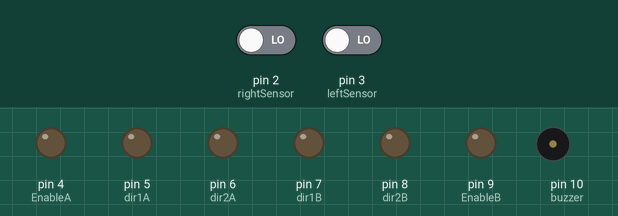
This sketch was run on a simulated Arduino Uno, built with avr-gcc and run on an emulated ATmega328P. On the bench: output pins drawn as LEDs (lit = HIGH), buzzer (waves = sounding, pin HIGH). The inputs (shaded band) are chosen by the test bench; at power-on: pin 2 (rightSensor) LOW, pin 3 (leftSensor) LOW.

Above: at 1.2 s.
1.3 s: pin 2 (rightSensor) driven HIGH
At 1.7 s:
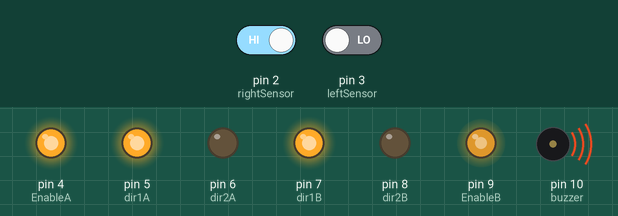
2.8 s: pin 3 (leftSensor) driven HIGH
At 4.0 s:
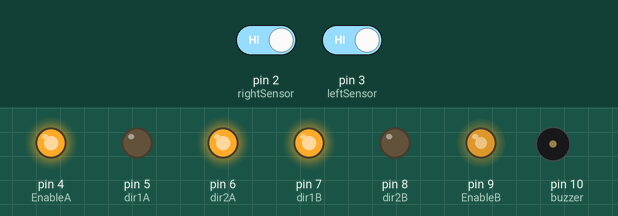
4.3 s: pin 2 (rightSensor) driven LOW
At 5.2 s:
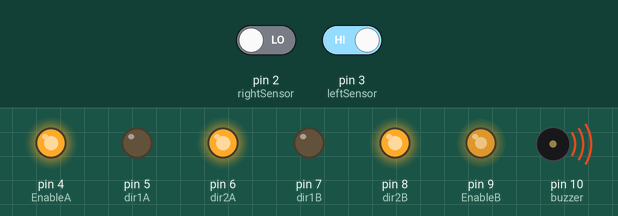
Timing chart, 0 to 7.3 s (numbered marks = the images above; inputs shaded):
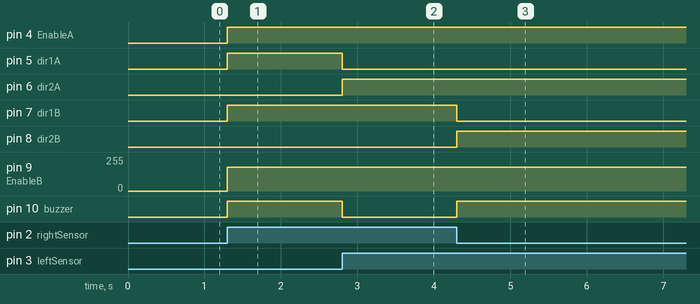

The sketch:

Code.ino
```cpp
#define rightSensor  2
#define leftSensor  3
#define EnableA  4
#define dir1A  5
#define dir2A  6
#define dir1B  7
#define dir2B  8
#define EnableB  9
#define buzzer 10


void setup() {
pinMode(rightSensor,INPUT);
pinMode(leftSensor,INPUT);
pinMode(EnableA,OUTPUT);
pinMode(dir1A,OUTPUT);
pinMode(dir2A,OUTPUT);
pinMode(EnableB,OUTPUT);
pinMode(dir1B,OUTPUT);
pinMode(dir2B,OUTPUT);
pinMode(buzzer,OUTPUT);
Serial.begin(9600);
}
void forward(int i){
  analogWrite(EnableA,i);
  digitalWrite(dir1A,LOW);
  digitalWrite(dir2A,HIGH);
  analogWrite(EnableB,i);
  digitalWrite(dir1B,HIGH);
  digitalWrite(dir2B,LOW);


}

void backward(int i){
  analogWrite(EnableA,i);
  digitalWrite(dir1A,HIGH);
  digitalWrite(dir2A,LOW);
  analogWrite(EnableB,i);
  digitalWrite(dir1B,LOW);
  digitalWrite(dir2B,HIGH);
}

void right(int i){
  analogWrite(EnableA,i);
  digitalWrite(dir1A,LOW);
  digitalWrite(dir2A,HIGH);
  analogWrite(EnableB,i);
  digitalWrite(dir1B,LOW);
  digitalWrite(dir2B,HIGH);
}

void left(int i){
  analogWrite(EnableA,i);
  digitalWrite(dir1A,HIGH);
  digitalWrite(dir2A,LOW);
  analogWrite(EnableB,i);
  digitalWrite(dir1B,HIGH);
  digitalWrite(dir2B,LOW);
}


void loop() {
int rightSensorReading = digitalRead(rightSensor);
int leftSensorReading = digitalRead(leftSensor);

if(rightSensorReading == 1 && leftSensorReading == 1){
  forward(180);
  digitalWrite(buzzer,LOW);

}
if(rightSensorReading == 0 && leftSensorReading == 1){
  right(180);
  digitalWrite(buzzer,HIGH);
}
if(rightSensorReading == 1 && leftSensorReading == 0){
  left(180);
    digitalWrite(buzzer,HIGH);

}


}
```

Measured:
- after the input at 1.3 s, pin 4 (EnableA), pin 5 (dir1A), pin 7 (dir1B), pin 10 (buzzer): LOW → HIGH at once; pin 9 (EnableB): 0/255 → 180/255 at once
- after the input at 2.8 s, pin 5 (dir1A), pin 10 (buzzer): HIGH → LOW at once; pin 6 (dir2A): LOW → HIGH at once
- after the input at 4.3 s, pin 7 (dir1B): HIGH → LOW at once; pin 8 (dir2B), pin 10 (buzzer): LOW → HIGH at once
